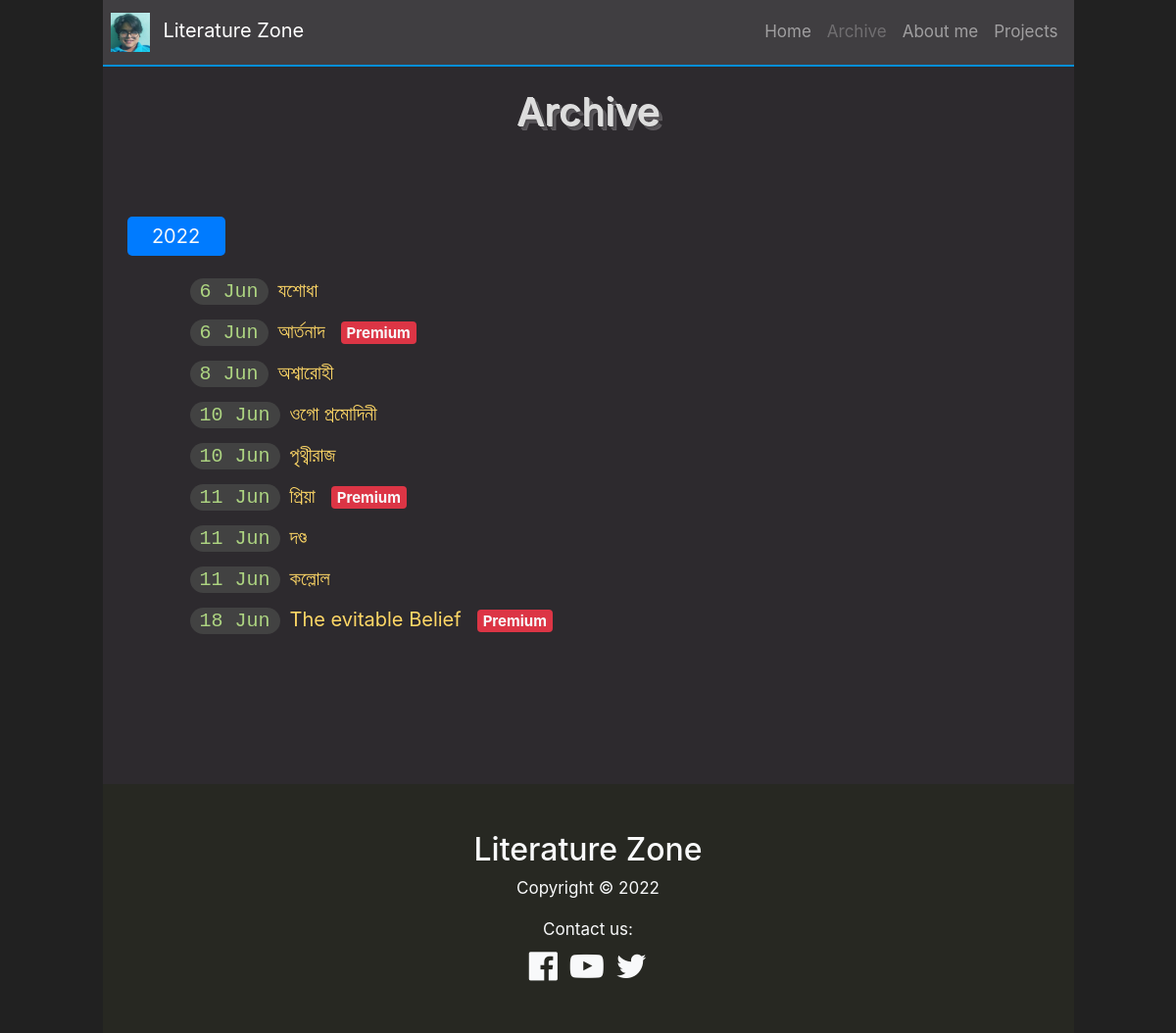
The page /archive/index.php on the database its author committed.
### tables this page shows
CREATE TABLE IF NOT EXISTS `blog` (
  `id` int(11) NOT NULL AUTO_INCREMENT,
  `name` varchar(100) DEFAULT NULL,
  `body` longtext DEFAULT NULL,
  `author` varchar(100) DEFAULT NULL,
  `created` varchar(100) DEFAULT NULL,
  `paid` tinyint(4) DEFAULT NULL,
  PRIMARY KEY (`id`)
);

### archive/index.php (the view, shortened to what this page needs)
<!DOCTYPE html>
<html lang="en">
	<head>
		<link rel="stylesheet" href="../common/css/bootstrap.min.css">
		<link rel="stylesheet" href="../common/awesome/css/font-awesome.min.css">
		<link rel="stylesheet" href="../common/css/navbar-fixed.css">
		<link rel="stylesheet" href="../common/css/scroll.css">
		<link rel="stylesheet" href="style.css">
	</head>
	<body>
		<div id="idk0" class="second-body text-light">
			<nav class="custm-nav navbar navbar-dark navbar-expand-md fixed-top">
				<a class="navbar-brand" href="#idk0">
					<img height=40px; src="../common/assets/logo.png" alt="">
					<span class="ml-2">Literature Zone</span>
				</a>
				<div class="collapse navbar-collapse" id="hdnv">
					<ul class="navbar-nav ml-auto">
						<li class="nav-item ml-auto"><a class="nav-link" href="../home/index.php">Home</a></li>
						<li class="nav-item ml-auto"><a class="nav-link disabled" href="#">Archive</a></li>
						<li class="nav-item ml-auto"><a class="nav-link" href="../about_me/index.php">About me</a></li>
						<li class="nav-item ml-auto"><a class="nav-link" href="../projects/index.php">Projects</a></li>
					</ul>
				</div>
			</nav>
			<div class="inner">
				<h1 class="text-center terms_center">Archive</h1>
			</div>
			<div class="year">2022</div>
			<ul class="ml-4 archive_ul">
			<?php
			$mysqli = new mysqli("localhost","root","","lit_zone");
			$sql = "SELECT created, name, paid FROM blog";
			if ($result = $mysqli -> query($sql)) {
			while ($row = $result -> fetch_row()) {
				echo "<li>";
				echo "<span class='time'>".$row[0]."</span>";
				echo "<a href='../blog/index.php?name=".$row[1]."'>".$row[1]."</a>";
				if($row[2]){
					echo "<span class='badge bg-danger ml-3'>Premium</span>";
				}
				echo "</li>";
			}
			}
			?>
			</ul>
		</div>
		<footer class="text-center text-light py-5">
			<div class="container">
				<div class="row">
					<div class="col-md-12">
						<h2>Literature Zone</h2>
						<p>Copyright &copy; 2022</p>
						<div class="my-2">Contact us:</div>
						<a href="https://web.facebook.com/profile.php?id=100052971997237" target="_blank" class="text-light">
							<i class="fa fa-facebook-official fa-2x"></i></a>
						<a href="../page_not_found/index.php" target="_blank" class="text-light ml-2">
							<i class="fa fa-youtube-play fa-2x"></i></a>
						<a href="../page_not_found/index.php" class="text-light ml-2"><i class="fa fa-twitter fa-2x"></i></a>
					</div>
				</div>
			</div>
		</footer>
	</body>
</html>

### common/css/navbar-fixed.css (style rules this page uses)
html, body { height: 100%; }
.container-fluid > .container, .container > .row { height: 100%; }
nav { min-height: 3.5rem; }
nav.fixed-top { padding: 0.5rem; }

### archive/style.css (style rules this page uses)
body { background-color:#212121; font-size:20px; }
.second-body { background-color:#2d2a2e; max-width:991px; min-height: 100%; padding:0px 25px 20px 25px; margin-left:auto; margin-right:auto; }
.navbar { background-color:#403e41; border-bottom:2px solid #008ed6; font-size:17px; }
.inner { padding-top:90px; padding-bottom:75px; }
.fixed-top { max-width:991px; margin-left:auto; margin-right:auto; }
.terms_center { color:#ddd; text-shadow:1.2px 1.2px 0 #ddd,2.4px 2.4px 0 #4a484b,3.6px 3.6px 0 #555256,4.8px 4.8px 0 #5f5c60; }
.year { background-color:#007bff; margin-bottom:20px; padding:5px; width:100px; text-align:center; border-radius:5px; }
.archive_ul { list-style-type:none; }
.archive_ul a { color:#fed766; }
.time { background-color:#424242; font-family:monospace; color:#add481; padding:2px 10px 2px 10px; border-radius:10cm; margin-right:10px; }
.archive_ul li { margin-bottom:10px; }
footer { background-color:#272822; max-width:991px; margin-left:auto; margin-right:auto; font-size:17px; }

### rows shown on the page
blog: created "6 Jun", name "যশোধা"
blog: created "6 Jun", name "আর্তনাদ", paid "Premium"
blog: created "8 Jun", name "অশ্বারোহী"
blog: created "10 Jun", name "ওগো প্রমোদিনী"
blog: created "10 Jun", name "পৃথ্বীরাজ"
blog: created "11 Jun", name "প্রিয়া", paid "Premium"
blog: created "11 Jun", name "দণ্ড"
blog: created "11 Jun", name "কল্লোল"
blog: created "18 Jun", name "The evitable Belief", paid "Premium"
